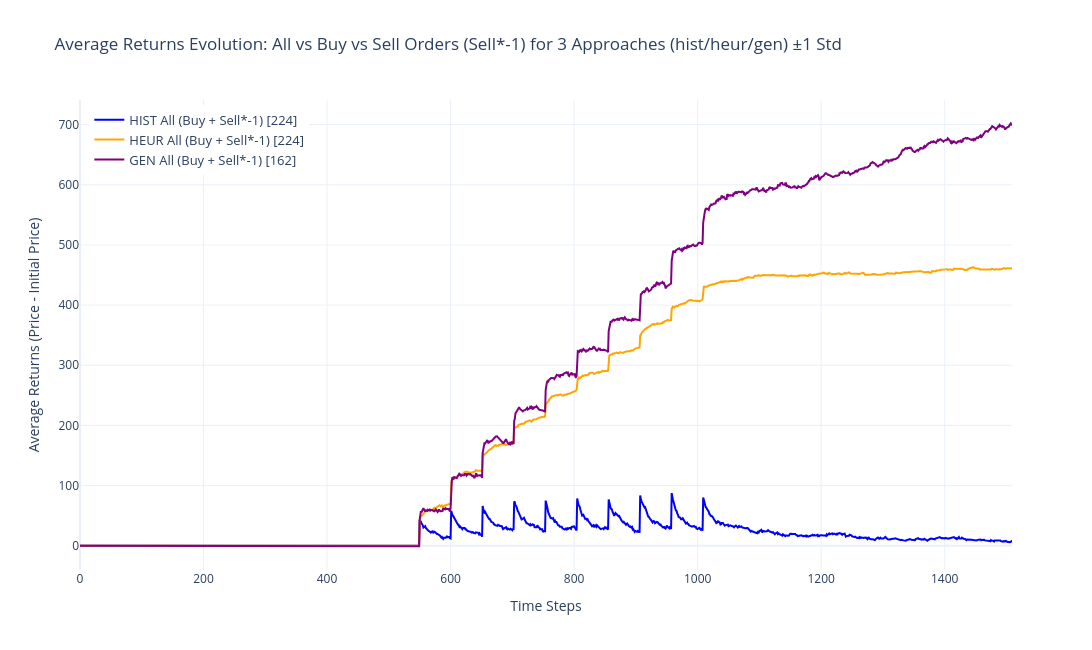

The code cell stored with this chart in its notebook:
### Code cell
# ===== Compare 3 approaches: hist / heur / gen =====

# Define experiment names for each approach
approaches = {
    "hist": {
        "buy": 'exp_143_20251002_233705_hist_buy_485_b0_b7',
        "sell": 'exp_144_20251002_234327_hist_sell_485_b0_b7',
        "color": "blue",
        "fillcolor": "rgba(0,0,255,0.15)"
    },
    "heur": {
        "buy": 'exp_137_20251002_210350_heur_buy_485_b0_b7',
        "sell": 'exp_138_20251002_210917_heur_sell_485_b0_b7',
        "color": "orange",
        "fillcolor": "rgba(255,165,0,0.15)"
    },
    "gen": {
        "buy": 'exp_133_20250923_202808_gen_buy_485_b0_b7',
        "sell": 'exp_134_20250924_005646_gen_sell_485_b0_b7',
        "color": "purple",
        "fillcolor": "rgba(128,0,128,0.15)"
    }
}

sample_day_map = pd.read_csv(f'/app/batches_equal_sample_day_map.csv')

# For each approach, load buy/sell sample indices and find common samples
approach_data = {}
for approach, exp in approaches.items():
    # Load sample indices after book filtration
    merged_buy_indx = pd.read_csv(f'/app/data_saved/{exp["buy"]}/samples_after_book_filtration.csv')
    merged_sell_indx = pd.read_csv(f'/app/data_saved/{exp["sell"]}/samples_after_book_filtration.csv')
    buy_sample_indices = set(merged_buy_indx['samples after book filtration'])
    sell_sample_indices = set(merged_sell_indx['samples after book filtration'])
    common_sample_indices_set = buy_sample_indices & sell_sample_indices

    # Load full filtered_merged.pkl for buy/sell
    with open(f'/app/data_saved/{exp["buy"]}/filtered_merged.pkl', 'rb') as f:
        merged_buy_full = pickle.load(f)
    with open(f'/app/data_saved/{exp["sell"]}/filtered_merged.pkl', 'rb') as f:
        merged_sell_full = pickle.load(f)

    # Filter to only common sample indices
    merged_buy = merged_buy_full[merged_buy_full.id.isin(common_sample_indices_set)].copy()
    merged_sell = merged_sell_full[merged_sell_full.id.isin(common_sample_indices_set)].copy()

    # Add suffix to id to distinguish buy/sell
    merged_buy_prefixed = merged_buy.copy()
    merged_buy_prefixed['id'] = merged_buy_prefixed['id'].astype(str) + '_buy'
    merged_sell_prefixed = merged_sell.copy()
    merged_sell_prefixed['id'] = merged_sell_prefixed['id'].astype(str) + '_sell'

    # Combine buy and sell
    combined_df = pd.concat([merged_buy_prefixed, merged_sell_prefixed], ignore_index=True)

    approach_data[approach] = {
        "buy": merged_buy_prefixed,
        "sell": merged_sell_prefixed,
        "combined": combined_df,
        "n_buy": len(merged_buy_prefixed),
        "n_sell": len(merged_sell_prefixed),
        "n_total": len(combined_df)
    }

    print(f"\n[{approach.upper()}] buy: {len(merged_buy_prefixed)}, sell: {len(merged_sell_prefixed)}, total: {len(combined_df)}")

# ========== Compute returns for each approach ==========

returns_stats = {}

for approach, data in approach_data.items():
    combined_df = data["combined"]
    all_returns = []
    buy_returns = []
    sell_returns = []

    for _, row in combined_df.iterrows():
        data_array = np.array(row['merged_data'])
        returns = data_array - data_array[0]
        if row['id'].endswith('_buy'):
            buy_returns.append(returns)
            all_returns.append(returns)
        elif row['id'].endswith('_sell'):
            sell_returns_inverted = returns * -1.0
            sell_returns.append(sell_returns_inverted)
            all_returns.append(sell_returns_inverted)

    buy_returns = np.array(buy_returns)
    sell_returns = np.array(sell_returns)
    all_returns = np.array(all_returns)

    avg_all_returns = np.mean(all_returns, axis=0)
    std_all_returns = np.std(all_returns, axis=0)
    avg_buy_returns = np.mean(buy_returns, axis=0)
    std_buy_returns = np.std(buy_returns, axis=0)
    avg_sell_returns = np.mean(sell_returns, axis=0)
    std_sell_returns = np.std(sell_returns, axis=0)

    returns_stats[approach] = {
        "avg_all": avg_all_returns,
        "std_all": std_all_returns,
        "avg_buy": avg_buy_returns,
        "std_buy": std_buy_returns,
        "avg_sell": avg_sell_returns,
        "std_sell": std_sell_returns,
        "n_all": len(all_returns),
        "n_buy": len(buy_returns),
        "n_sell": len(sell_returns)
    }

# ========== Plot: Compare all approaches ==========

import plotly.graph_objects as go
import numpy as np

# Use the time axis from the first approach
x_axis = list(range(len(next(iter(returns_stats.values()))["avg_all"])))

fig = go.Figure()

# For each approach, plot avg_all with ±1 std shaded, and avg_buy/avg_sell as dashed lines
for approach, stats in returns_stats.items():
    color = approaches[approach]["color"]
    fillcolor = approaches[approach].get("fillcolor", "rgba(0,0,0,0.1)")
    # All (Buy + Sell*-1) mean ± std
    # fig.add_trace(go.Scatter(
    #     x=x_axis + x_axis[::-1],
    #     y=np.concatenate([stats["avg_all"] + stats["std_all"], (stats["avg_all"] - stats["std_all"])[::-1]]),
    #     fill='toself',
    #     fillcolor=fillcolor,
    #     line=dict(color='rgba(255,255,255,0)'),
    #     hoverinfo="skip",
    #     showlegend=False,
    #     name=f'{approach} ±1 std'
    # ))
    fig.add_trace(go.Scatter(
        x=x_axis,
        y=stats["avg_all"],
        mode='lines',
        name=f'{approach.upper()} All (Buy + Sell*-1) [{stats["n_all"]}]',
        line=dict(color=color, width=2)
    ))
    # # Buy mean (dashed)
    # fig.add_trace(go.Scatter(
    #     x=x_axis,
    #     y=stats["avg_buy"],
    #     mode='lines',
    #     name=f'{approach.upper()} Buy [{stats["n_buy"]}]',
    #     line=dict(color=color, width=1, dash='dash')
    # ))
    # # Sell mean (dashed)
    # fig.add_trace(go.Scatter(
    #     x=x_axis,
    #     y=stats["avg_sell"],
    #     mode='lines',
    #     name=f'{approach.upper()} Sell (*-1) [{stats["n_sell"]}]',
    #     line=dict(color=color, width=1, dash='dot')
    # ))

fig.update_layout(
    title='Average Returns Evolution: All vs Buy vs Sell Orders (Sell*-1) for 3 Approaches (hist/heur/gen) ±1 Std',
    xaxis_title='Time Steps',
    yaxis_title='Average Returns (Price - Initial Price)',
    width=1100,
    height=650,
    legend=dict(x=0.01, y=0.99, font=dict(size=13)),
    template='plotly_white'
)

fig.show()

print("\nPlotted average returns and ±1 std for all 3 approaches (hist/heur/gen):")
for approach in approaches:
    stats = returns_stats[approach]
    print(f"- {approach.upper()}: All={stats['n_all']}, Buy={stats['n_buy']}, Sell={stats['n_sell']}")
print("  (Sell returns are multiplied by -1 for comparison)")
print("  Solid lines: All (Buy + Sell*-1), dashed: Buy, dotted: Sell")
print("  Shaded area: ±1 std for All")

### Figure 1 — Plotly figure (JSON) as saved in the notebook; plotly's stock layout.template omitted (floating-point values rounded to 4 significant figures; data arrays with more than 128 entries replaced by an {"elided": "..."} marker saying what was removed)
{"data": [{"line": {"color": "blue", "width": 2}, "mode": "lines", "name": "HIST All (Buy + Sell*-1) [224]", "type": "scatter", "x": {"elided": "1510 int values"}, "y": {"elided": "1510 float values"}}, {"line": {"color": "orange", "width": 2}, "mode": "lines", "name": "HEUR All (Buy + Sell*-1) [224]", "type": "scatter", "x": {"elided": "1510 int values"}, "y": {"elided": "1510 float values"}}, {"line": {"color": "purple", "width": 2}, "mode": "lines", "name": "GEN All (Buy + Sell*-1) [162]", "type": "scatter", "x": {"elided": "1510 int values"}, "y": {"elided": "3510 float values"}}], "layout": {"height": 650, "legend": {"font": {"size": 13}, "x": 0.01, "y": 0.99}, "title": {"text": "Average Returns Evolution: All vs Buy vs Sell Orders (Sell*-1) for 3 Approaches (hist/heur/gen) ±1 Std"}, "width": 1100, "xaxis": {"title": {"text": "Time Steps"}}, "yaxis": {"title": {"text": "Average Returns (Price - Initial Price)"}}}}
